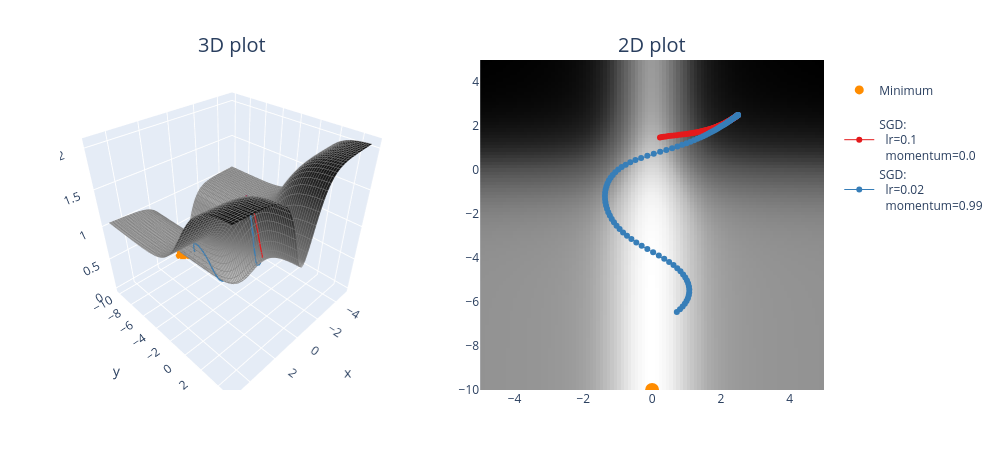

Notebook cell for this chart:
### Code cell
def opt_fn_with_sgd(
    fn: Callable, xy: Float[Tensor, "2"], lr=0.001, momentum=0.98, n_iters: int = 100
) -> Float[Tensor, "n_iters 2"]:
    """
    Optimize the given function starting from the specified point.

    xy: shape (2,). The (x, y) starting point.
    n_iters: number of steps.
    lr, momentum: parameters passed to the torch.optim.SGD optimizer.

    Return: (n_iters+1, 2). The (x, y) values, from initial values to values after step `n_iters`.
    """
    # Make sure tensor has requires_grad=True, otherwise it can't be optimized (more on this tomorrow!)
    assert xy.requires_grad
    optimizer = t.optim.SGD((xy,), lr=lr, momentum=momentum)
    xy_list = [xy.detach().clone()]

    for _ in range(n_iters):
        fn(*xy).backward()
        optimizer.step()
        optimizer.zero_grad()
        xy_list.append(xy.detach().clone())

    return t.stack(xy_list)


points = []

optimizer_list = [
    (optim.SGD, {"lr": 0.1, "momentum": 0.0}),
    (optim.SGD, {"lr": 0.02, "momentum": 0.99}),
]

for optimizer_class, params in optimizer_list:
    xy = t.tensor([2.5, 2.5], requires_grad=True)
    xys = opt_fn_with_sgd(
        pathological_curve_loss, xy=xy, lr=params["lr"], momentum=params["momentum"]
    )
    points.append((xys, optimizer_class, params))
    print(f"{params=}, last point={xys[-1]}")

plot_fn_with_points(pathological_curve_loss, points=points, min_points=[(0, "y_min")])
